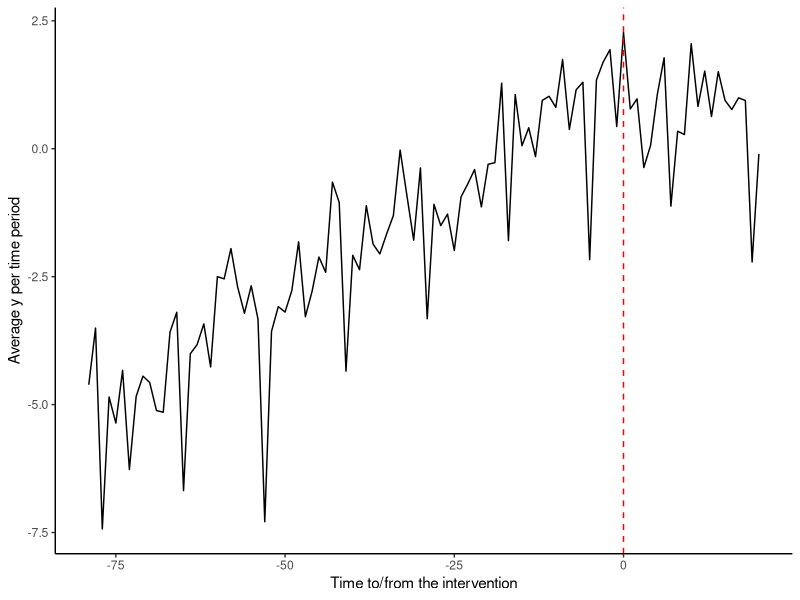

This figure's R source: (Note: this script raises an error after producing the figure.)
# Set-up
library(ggplot2)
library(dplyr)
library(data.table)


# Generate simulated dataset
n.time <- 100 # Number of time points
intervention <- round(0.8*n.time) # Time point of intervention
n.id <- 60 # Number of unique individuals
constant <- 1
order <- 12  # Replace p with the desired order of the autocorrelation
ar_params <- c(0.5, 0.3, 0.001, 0, 0, -.050, -.020, 0, 0, 0, 0.03, 0.15)  # Replace ar1, ar2, ... with the autocorrelation parameters
year.effect <- rnorm(n.time%/%12 + 1, 0, 0.5) # not growing ;-)
year.effect <- c(rep(year.effect[1:(n.time%/%12)], each = 12), 
                 rep(year.effect[(n.time%%12 + 1)], each = n.time%%12))
season.effect <- rnorm(12, 0, 1)
season.effect <- c(rep(season.effect, n.time%/%12), season.effect[1:(n.time%%12)])
X <- sample(c(0,1), n.id, T)

# Generate the time series
ar_process <- function(n.time, ar_params){
  
  errors <- rnorm(n.time, 0, 1) # Generate the random errors
  simulated_data <- numeric(n.time)
  
  for (i in length(ar_params):n.time) {
    simulated_data[i] <- sum(ar_params * simulated_data[(i - length(ar_params)):(i - 1)]) + errors[i]
  } 
  
  simulated_data
}



# Simulate an ITS
df <- data.frame(
  id = rep(seq(1:n.id), each = n.time),
  X = rep(X, each = n.time),
  year = rep(c(rep(1:(n.time%/%12), each = 12), rep(n.time%/%12+1, n.time%%12)), 
             n.id),
  season = rep(c(rep(1:12, n.time%/%12), (1:12)[1:(n.time%%12)]), 
               n.id),
  id.effect = rep(rnorm(n.id, 0, 10), each = n.time),
  # error.time = arima.sim(list(order = c(1, 12, 2), ar = 0.7, ma = c(1,2)), 
  #                        n = n.time*n.id-12, sd=1),
  year.effect = rep(year.effect, n.id),
  season.effect = rep(season.effect, n.id),
  post = rep(c(rep(0, intervention), rep(1, 0.2*n.time)), n.id),
  time = rep((1:n.time)-intervention, n.id),
  error.ar = unlist(replicate(n.id, ar_process(n.time, ar_params), simplify = F)),
  error = rep(rnorm(n.time, 0, 0.5), n.id)
)


df$y = with(df, constant + (0.075*time) - (0.85*post) -0.04*post*time + 
              + year.effect + season.effect + 0.2*X + error + error.ar)


# Final df
df <- df[, c("id", "X", "year", "season", "post", "time", "y")]
df <- data.table(df)




df  %>% 
  group_by(time)  %>% 
  summarise(y = mean(y))  %>% 
  ggplot(aes(y = y, x = time)) +
  geom_line() +
  labs(x = "Time to/from the intervention",
       y = "Average y per time period") +
  geom_vline(xintercept = 0, color = "red", linetype = 2) +
  theme_classic()


segm1 <- lm(y  ~ time + post + post*time,
            data = df) 
summary(segm1)

# With Newey West standard errors
coeftest(segm1, vcov = NeweyWest)



# Old simulation code
# Generate simulated dataset
n.time <- 100 # Number of time points
intervention <- round(0.8*n.time) # Time point of intervention
n.id <- 15 # Number of unique individuals
sds <- 2 
constant <- 1

fe.id <- seq(1:n.id)
fe.coeff <- rnorm(length(fe.id), 1, 0.5)
season.id <- c(rep(1:12, n.time%/%12), (1:12)[1:(n.time%%12)])
season.effect <- rnorm(12, 0, 1)
season.effect <- c(rep(season.effect, n.time%/%12), season.effect[1:(n.time%%12)])
year.id <- c(rep(1:(n.time%/%12), each = 12), rep(n.time%/%12+1, n.time%%12))
year.effect <- rnorm(n.time%/%12 + 1, 0, 0.5) # not growing ;-)
year.effect <- c(rep(year.effect[1:(n.time%/%12)], each = 12), 
                 rep(year.effect[(n.time%%12 + 1)], each = n.time%%12))


# Simulate a diff and diff
df <- data.frame(
  id = rep(fe.id, each = n.time),
  id.effect = rep(rnorm(n.id, 0, 10*sds), each = n.time),
  post = rep(c(rep(0, intervention), rep(1, 0.2*n.time)), length(fe.id)),
  time = rep((1:n.time)-intervention, length(fe.id)),
  error = rep(rnorm(n.time, 0, 0.5), length(fe.id)),
  error.time = arima.sim(list(order = c(1, 12, 2), ar = 0.7, ma = c(1,2)), 
                         n = n.time*n.id-12, sd=1),
  season = rep(season.id, length(fe.id)),
  season.effect = rep(season.effect, length(fe.id)),
  year = rep(year.id, length(fe.id)),
  year.effect = rep(year.effect, length(fe.id))
)


df$y = with(df, constant + (0.075*time) - (0.85*post) -0.04*post*time + 
              season.effect + year.effect + error)

